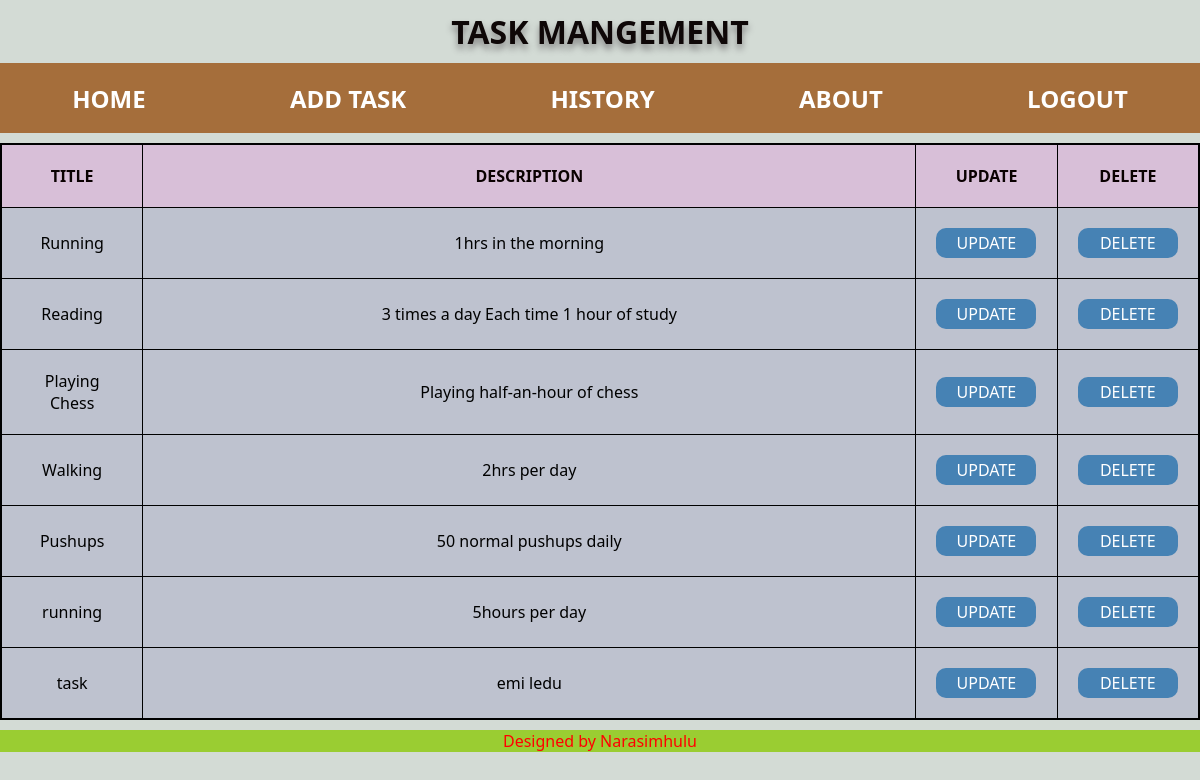
/home/, run on the app's committed database.
### myapp/models.py (models this page shows)
class Task(models.Model):
    title=models.CharField(max_length=50)
    desc=models.CharField(max_length=500)

### myapp/views.py (the view)
# urls.py: 2. Add a URL to urlpatterns:  path('', views.home, name='home')
def home(request):
    read=Task.objects.all()
    b={'read':read}
    return render(request,'home.html',b)

### myapp/templates/home.html (shortened to what this page needs)
{% load static %}
<!DOCTYPE html>
<html lang="en">
<head>
    <link rel="stylesheet" href="{% static 'index.css' %}">
</head>
<body>
    <div class="logo"><H1>TASK MANGEMENT</H1></div>
    {% include 'navbar.html' %}
        {% block content %}
                <div class="data">
                    <table  >
                        <tr id="heading">
                            <th id="title">TITLE</th>
                            <th id="desc">DESCRIPTION</th>
                            <th id="upd">UPDATE</th>
                            <th id="del">DELETE</th>
                        </tr>
                {% for i in read %}
                        <tr id="content">
                            <td id="title" >{{i.title}}</td>
                            <td id="desc">{{i.desc}}</td>
                            <td id="upd"><a href="{% url 'update' i.id %}">UPDATE</a> </td>
                            <td id="del"><a href="{% url 'delete' i.id %}">DELETE</a></td>
                        </tr>
                {% endfor %}
                    </table>
                </div>
        {% endblock %}
    <footer>
    Designed by Narasimhulu <br>
    </footer>
</body>
</html>

### myapp/templates/navbar.html
<div class="navbar">
    <h2><a href="{% url 'home' %}">HOME</a></h2>
    <h2><a href="{% url 'create' %}">ADD TASK</a></h2>
    <h2><a href="{% url 'history'  %}">HISTORY</a></h2>
    <h2><a href="{% url 'about' %}">ABOUT</a></h2>
    <h2><a href="{% url 'logout' %}">LOGOUT</a></h2>
</div>

### myapp/static/index.css (style rules this page uses)
body { background-color:rgb(211, 219, 213); font-family: 'Segoe UI', Tahoma, Geneva, Verdana, sans-serif; }
* { padding:0px; margin:0px; }
.logo { font-family:'Segoe UI', Tahoma, Geneva, Verdana, sans-serif; text-align: center; margin: 10px; text-shadow: 0px 5px 7px grey ; color:rgb(14, 7, 7); }
.navbar { display: flex; justify-content: space-around; align-items: center; background-color:rgb(165, 110, 59); height: 70px; }
.navbar a { text-decoration: none; color: blue; padding: 18px 0px 18px 0px; color: white; }
footer { margin-top: 10px; text-align: center; background-color: yellowgreen; color: red; }
table { margin-top:10px; width: 100%; border: 2px solid black; border-collapse: collapse; table-layout: fixed; }
th,td { border: 1px solid black; padding:20px; text-align: center; }
#heading { background-color:thistle; color:rgb(10, 1, 1); }
#content { background-color: rgb(190, 194, 207); }
#desc { width: 70%; word-wrap: break-word; overflow-wrap: break-word; }
#title { width: 10%; word-wrap: break-word; overflow-wrap: break-word; }
#del,#upd,#status { width:10%; word-wrap: break-word; overflow-wrap: break-word; }
.ALL>a,#upd>a,#del>a { width: 100px; height: 30px; text-align: center; text-decoration: none; border-radius: 10px; display: flex; align-items: center; justify-content: center; background-color: steelblue; color: white }

### data on the page
Task: title "Running", desc "1hrs in the morning"
Task: title "Reading", desc "3 times a day Each time 1 hour of study"
Task: title "Playing Chess", desc "Playing half-an-hour of chess"
Task: title "Walking", desc "2hrs per day"
Task: title "Pushups", desc "50 normal pushups daily"
Task: title "running", desc "5hours per day"
Task: title "task", desc "emi ledu"
